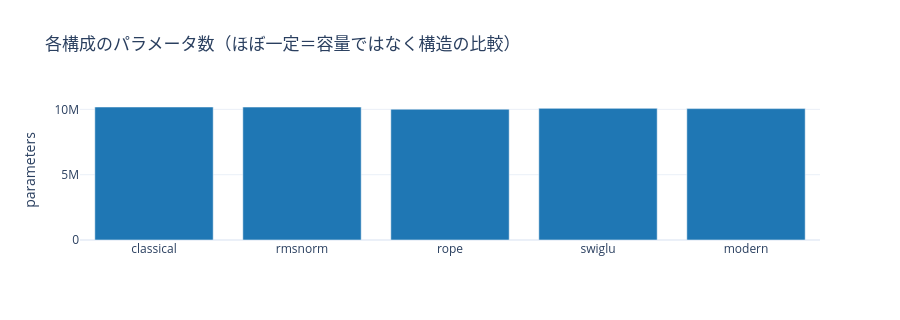

Notebook code for this chart:
### Code cell
# パラメータ数と較正（top-1 confidence）も比較
fig = go.Figure()
fig.add_trace(go.Bar(x=summary["chain"], y=[summary["results"][c]["n_params"] for c in summary["chain"]],
                     name="params", marker_color="#1f77b4"))
fig.update_layout(title="各構成のパラメータ数（ほぼ一定＝容量ではなく構造の比較）",
                  yaxis_title="parameters", template="plotly_white", height=320)
fig.show()
for c in summary["chain"]:
    r = summary["results"][c]
    print(f'{c:10s} val {r["val_loss_mean"]:.3f}±{r["val_loss_std"]:.3f}  '
          f'top1_conf {r["top1_conf_mean"]:.3f}  entropy {r["entropy_mean"]:.2f}')

### Figure 1 — Plotly figure (JSON) as saved in the notebook; plotly's stock layout.template omitted (floating-point values rounded to 4 significant figures)
{"data": [{"marker": {"color": "#1f77b4"}, "name": "params", "type": "bar", "x": ["classical", "rmsnorm", "rope", "swiglu", "modern"], "y": [10183680, 10179520, 10015680, 10079808, 10059840]}], "layout": {"height": 320, "title": {"text": "各構成のパラメータ数（ほぼ一定＝容量ではなく構造の比較）"}, "yaxis": {"title": {"text": "parameters"}}}}
